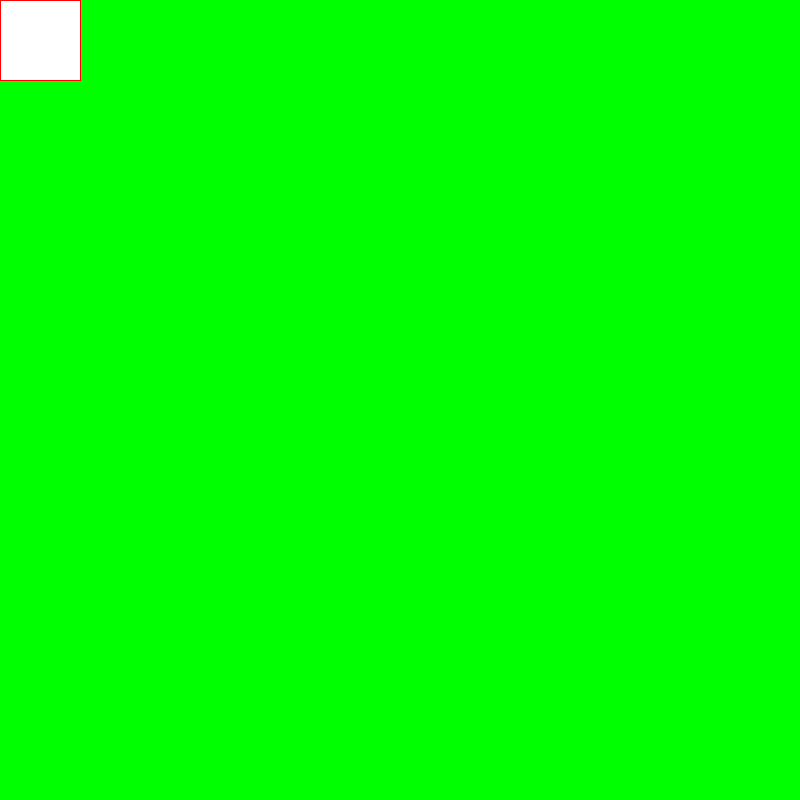
Frame 1 (no input)
Frame 60 (the mouse pressed at the canvas centre just before this capture): identical to frame 1, image omitted
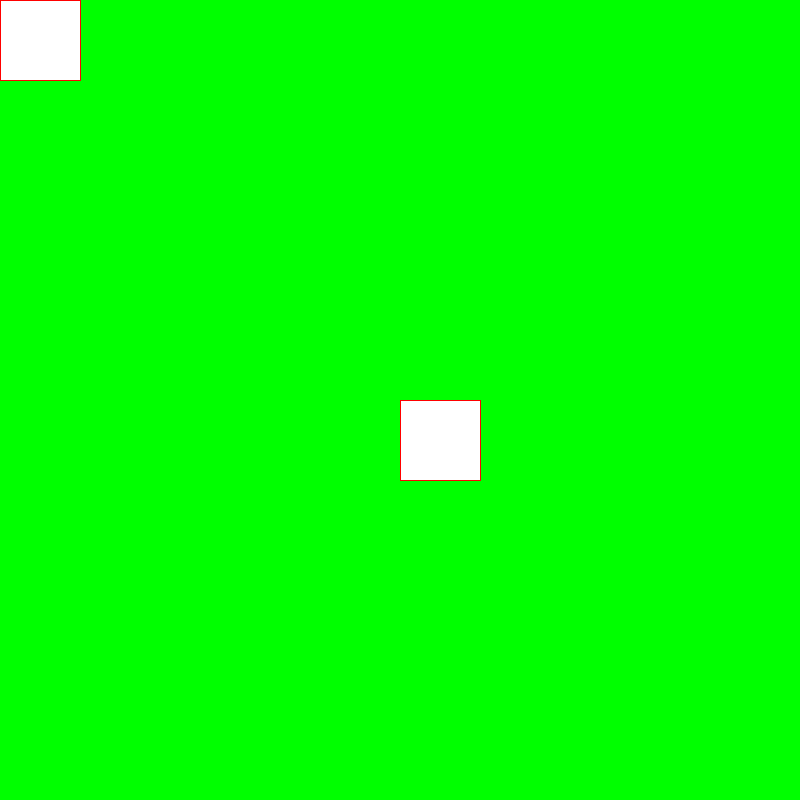
Frame 120 (the mouse held since frame 60 and released just before this capture)

The Processing sketch that drew these frames (run headless with seeded random() and noise(); from frame 60 on, the mouse is pressed at the canvas centre):

// Processing sketch: processing_88823
// ── processing_88823.pde

String myDrawing = "Draw Shapes";
float randomX;
float randomY;
boolean rectangleToggle = false;

void setup() {
  size(800, 800);
  background(0, 255, 0);
}

void draw() {
  stroke(255, 0, 0);
  fill(255, 255, 255);
  if (rectangleToggle==true) {
    fill(0, 0, 255);
    rect(mouseX, mouseY, 200, 80);
  }
  else {
    rect(mouseX, mouseY, 80, 80);
  }
}

void keyPressed() {
  if (key=='e') {
    noStroke();
    fill(0, 0, 0);
    //draw an ellipse in a random place
    randomX = random(800);
    randomY = random(800);
    ellipse( randomX, randomY, 80, 80);
  }

  if (key=='t') {
    //change shape from square to rectangle
    if (rectangleToggle==true) {
      rectangleToggle=false;
    }
    else {
      rectangleToggle=true;
    }
  }
}

void mousePressed(){
background(0,0,0);

}
